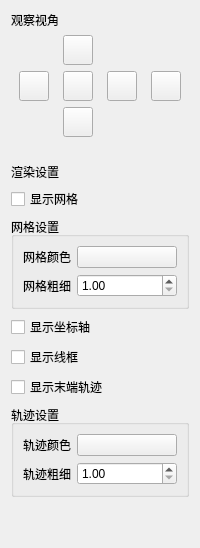
           <widget class="QWidget" name="tab_3">
            <attribute name="title">
             <string>场景设置</string>
            </attribute>
            <layout class="QVBoxLayout" name="verticalLayout_3">
             <item>
              <widget class="QLabel" name="label_14">
               <property name="text">
                <string>观察视角</string>
               </property>
              </widget>
             </item>
             <item>
              <layout class="QGridLayout" name="gridLayout">
               <item row="1" column="0">
                <widget class="QPushButton" name="btn_left">
                 <property name="minimumSize">
                  <size>
                   <width>30</width>
                   <height>30</height>
                  </size>
                 </property>
                 <property name="maximumSize">
                  <size>
                   <width>30</width>
                   <height>30</height>
                  </size>
                 </property>
                 <property name="text">
                  <string/>
                 </property>
                 <property name="icon">
                  <iconset resource="res.qrc">
                   <normaloff>:/resources/leftView.png</normaloff>:/resources/leftView.png</iconset>
                 </property>
                </widget>
               </item>
               <item row="1" column="2">
                <widget class="QPushButton" name="btn_right">
                 <property name="minimumSize">
                  <size>
                   <width>30</width>
                   <height>30</height>
                  </size>
                 </property>
                 <property name="maximumSize">
                  <size>
                   <width>30</width>
                   <height>30</height>
                  </size>
                 </property>
                 <property name="text">
                  <string/>
                 </property>
                 <property name="icon">
                  <iconset resource="res.qrc">
                   <normaloff>:/resources/rightView.png</normaloff>:/resources/rightView.png</iconset>
                 </property>
                </widget>
               </item>
               <item row="2" column="1">
                <widget class="QPushButton" name="btn_down">
                 <property name="minimumSize">
                  <size>
                   <width>30</width>
                   <height>30</height>
                  </size>
                 </property>
                 <property name="maximumSize">
                  <size>
                   <width>30</width>
                   <height>30</height>
                  </size>
                 </property>
                 <property name="text">
                  <string/>
                 </property>
                 <property name="icon">
                  <iconset resource="res.qrc">
                   <normaloff>:/resources/bottomView.png</normaloff>:/resources/bottomView.png</iconset>
                 </property>
                </widget>
               </item>
               <item row="1" column="1">
                <widget class="QPushButton" name="btn_front">
                 <property name="minimumSize">
                  <size>
                   <width>30</width>
                   <height>30</height>
                  </size>
                 </property>
                 <property name="maximumSize">
                  <size>
                   <width>30</width>
                   <height>30</height>
                  </size>
                 </property>
                 <property name="text">
                  <string/>
                 </property>
                 <property name="icon">
                  <iconset resource="res.qrc">
                   <normaloff>:/resources/frontView.png</normaloff>:/resources/frontView.png</iconset>
                 </property>
                </widget>
               </item>
               <item row="1" column="3">
                <widget class="QPushButton" name="btn_back">
                 <property name="minimumSize">
                  <size>
                   <width>30</width>
                   <height>30</height>
                  </size>
                 </property>
                 <property name="maximumSize">
                  <size>
                   <width>30</width>
                   <height>30</height>
                  </size>
                 </property>
                 <property name="text">
                  <string/>
                 </property>
                 <property name="icon">
                  <iconset resource="res.qrc">
                   <normaloff>:/resources/backView.png</normaloff>:/resources/backView.png</iconset>
                 </property>
                </widget>
               </item>
               <item row="0" column="1">
                <widget class="QPushButton" name="btn_up">
                 <property name="minimumSize">
                  <size>
                   <width>30</width>
                   <height>30</height>
                  </size>
                 </property>
                 <property name="maximumSize">
                  <size>
                   <width>30</width>
                   <height>30</height>
                  </size>
                 </property>
                 <property name="text">
                  <string/>
                 </property>
                 <property name="icon">
                  <iconset resource="res.qrc">
                   <normaloff>:/resources/topView.png</normaloff>:/resources/topView.png</iconset>
                 </property>
                </widget>
               </item>
              </layout>
             </item>
             <item>
              <spacer name="verticalSpacer_3">
               <property name="orientation">
                <enum>Qt::Vertical</enum>
               </property>
               <property name="sizeType">
                <enum>QSizePolicy::Fixed</enum>
               </property>
               <property name="sizeHint" stdset="0">
                <size>
                 <width>20</width>
                 <height>20</height>
                </size>
               </property>
              </spacer>
             </item>
             <item>
              <widget class="QLabel" name="label_15">
               <property name="text">
                <string>渲染设置</string>
               </property>
              </widget>
             </item>
             <item>
              <layout class="QVBoxLayout" name="verticalLayout_4">
               <item>
                <widget class="QCheckBox" name="checkBox_gridMode">
                 <property name="text">
                  <string>显示网格</string>
                 </property>
                </widget>
               </item>
               <item>
                <widget class="QGroupBox" name="groupBox_gridSetting">
                 <property name="title">
                  <string>网格设置</string>
                 </property>
                 <layout class="QFormLayout" name="formLayout_3">
                  <item row="0" column="0">
                   <widget class="QLabel" name="label_24">
                    <property name="text">
                     <string>网格颜色</string>
                    </property>
                   </widget>
                  </item>
                  <item row="1" column="0">
                   <widget class="QLabel" name="label_26">
                    <property name="text">
                     <string>网格粗细</string>
                    </property>
                   </widget>
                  </item>
                  <item row="0" column="1">
                   <widget class="QPushButton" name="btn_gridColor">
                    <property name="text">
                     <string/>
                    </property>
                   </widget>
                  </item>
                  <item row="1" column="1">
                   <widget class="QDoubleSpinBox" name="dSpinBox_gridWidth">
                    <property name="minimum">
                     <double>1.000000000000000</double>
                    </property>
                    <property name="maximum">
                     <double>10.000000000000000</double>
                    </property>
                    <property name="value">
                     <double>1.000000000000000</double>
                    </property>
                   </widget>
                  </item>
                 </layout>
                </widget>
               </item>
               <item>
                <widget class="QCheckBox" name="checkBox_axisMode">
                 <property name="text">
                  <string>显示坐标轴</string>
                 </property>
                </widget>
               </item>
               <item>
                <widget class="QCheckBox" name="checkBox_polygonMode">
                 <property name="text">
                  <string>显示线框</string>
                 </property>
                </widget>
               </item>
               <item>
                <widget class="QCheckBox" name="checkBox_trackMode">
                 <property name="text">
                  <string>显示末端轨迹</string>
                 </property>
                </widget>
               </item>
               <item>
                <widget class="QGroupBox" name="groupBox_trackSetting">
                 <property name="title">
                  <string>轨迹设置</string>
                 </property>
                 <layout class="QFormLayout" name="formLayout_2">
                  <item row="0" column="0">
                   <widget class="QLabel" name="label_27">
                    <property name="text">
                     <string>轨迹颜色</string>
                    </property>
                   </widget>
                  </item>
                  <item row="1" column="0">
                   <widget class="QLabel" name="label_28">
                    <property name="text">
                     <string>轨迹粗细</string>
                    </property>
                   </widget>
                  </item>
                  <item row="1" column="1">
                   <widget class="QDoubleSpinBox" name="dSpinBox_trackWidth">
                    <property name="minimum">
                     <double>1.000000000000000</double>
                    </property>
                    <property name="maximum">
                     <double>10.000000000000000</double>
                    </property>
                    <property name="value">
                     <double>1.000000000000000</double>
                    </property>
                   </widget>
                  </item>
                  <item row="0" column="1">
                   <widget class="QPushButton" name="btn_trackColor">
                    <property name="text">
                     <string/>
                    </property>
                   </widget>
                  </item>
                 </layout>
                </widget>
               </item>
              </layout>
             </item>
             <item>
              <spacer name="verticalSpacer_2">
               <property name="orientation">
                <enum>Qt::Vertical</enum>
               </property>
               <property name="sizeHint" stdset="0">
                <size>
                 <width>20</width>
                 <height>40</height>
                </size>
               </property>
              </spacer>
             </item>
            </layout>
           </widget>
